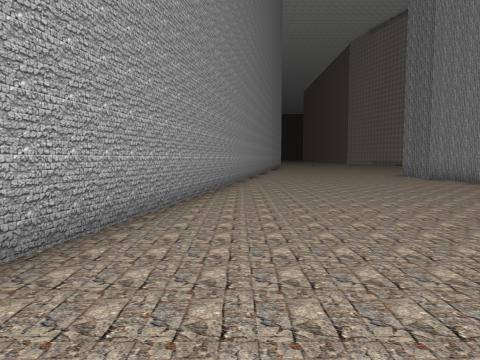
[1] (above)

23 first-person views from a walk through a 3-D level made in the Unity game engine. The camera is 1.5 m above the floor, tilts 4° down and sees 75° across. The floor is counted in squares, 2 m on a side. Each view is taken from the middle of a square. On the plan, view 1 faces up. The plan holds only what a view shows up to about 10 squares ahead; the rest is blank. The place goes on beyond the plan. Some surface patterns are stand-ins.

[2]
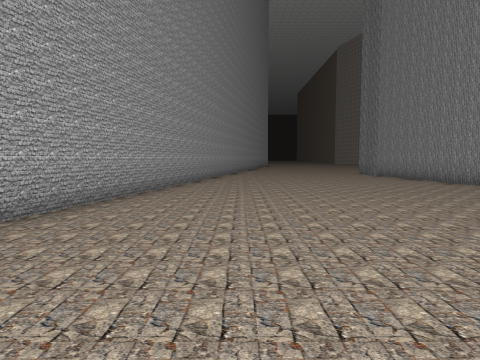

[3]
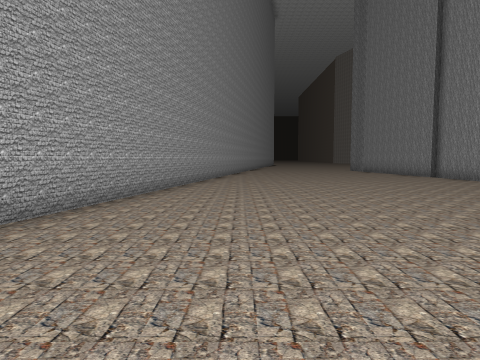

[4]
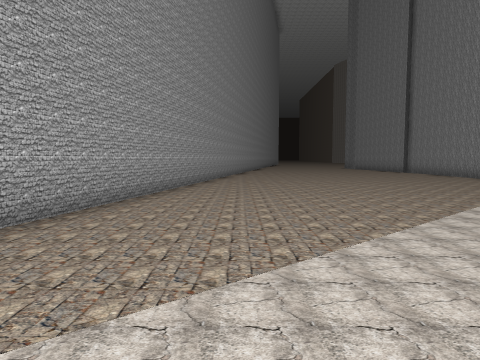

[5]
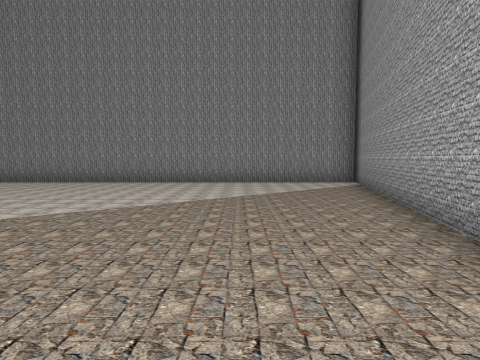

[6]
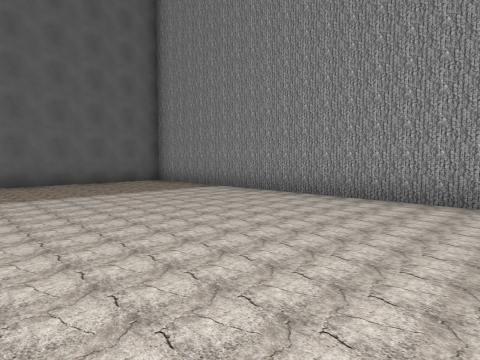

[7]
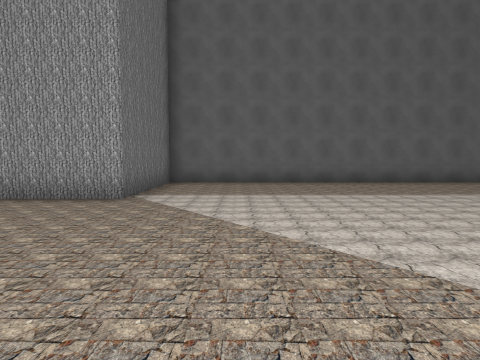

[8]
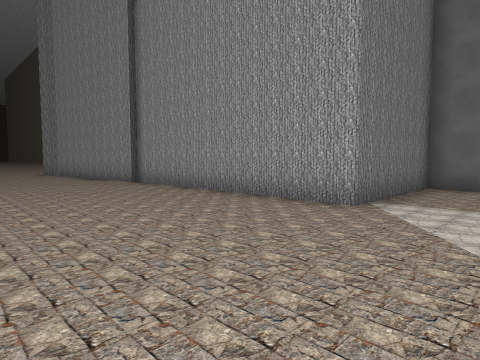

[9]
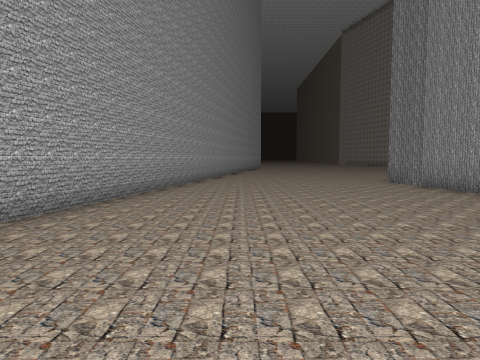

[10]
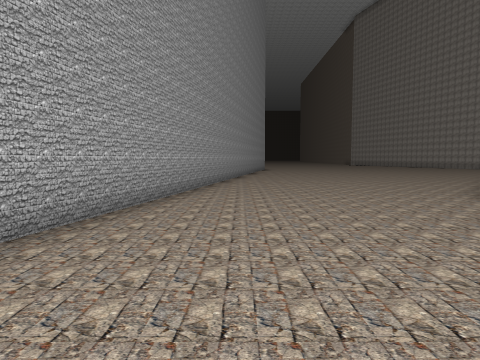

[11]
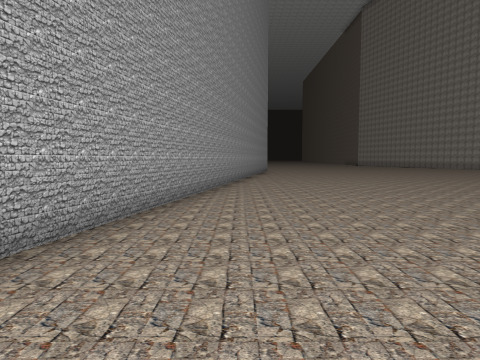

[12]
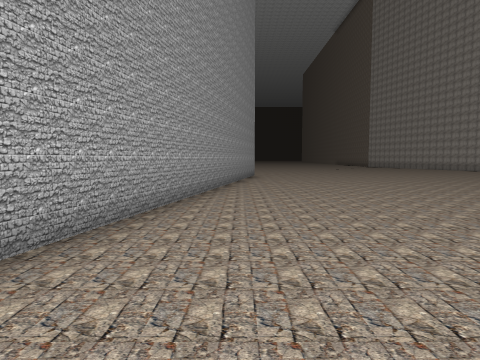

[13]
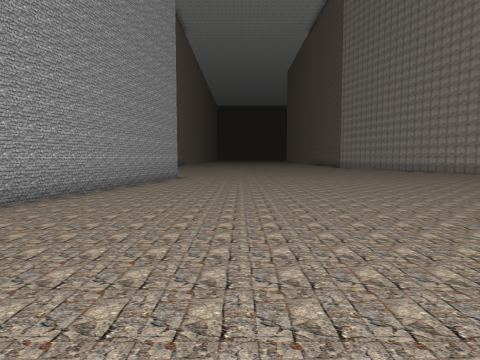

[14]
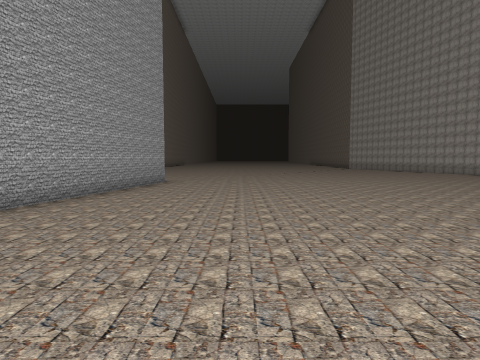

[15]
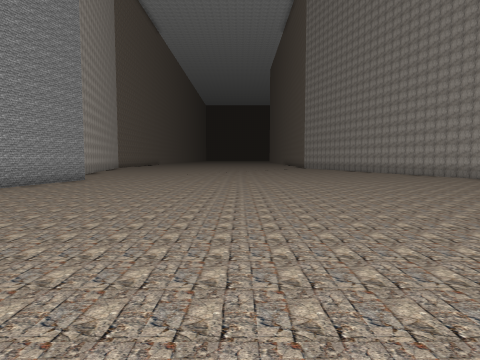

[16]
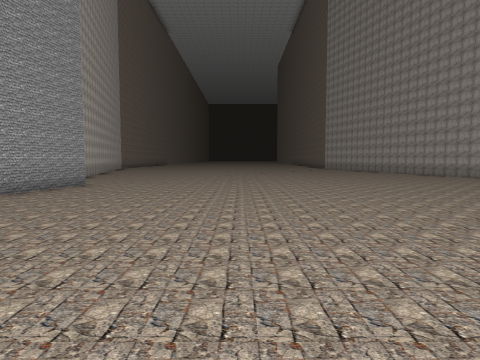

[17]
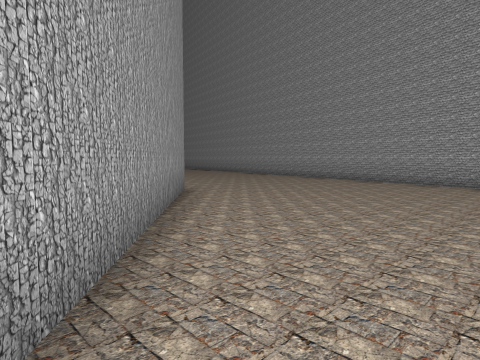

[18]
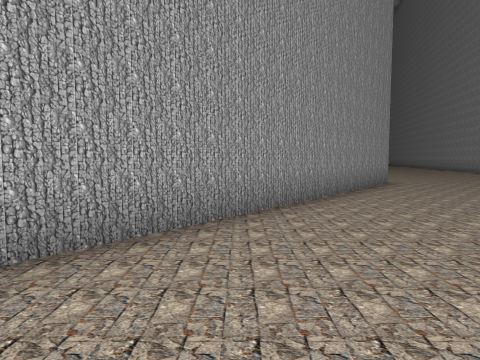

[19]
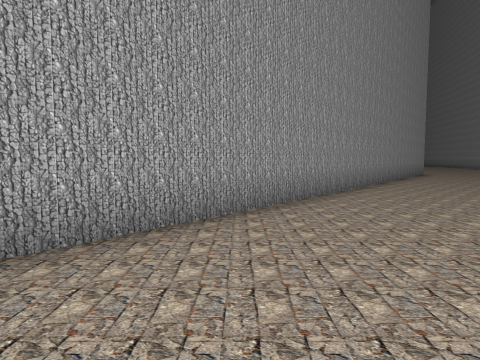

[20]
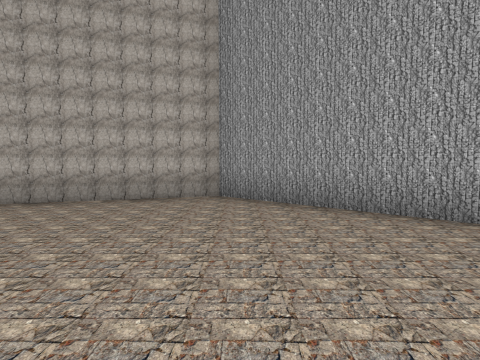

[21]
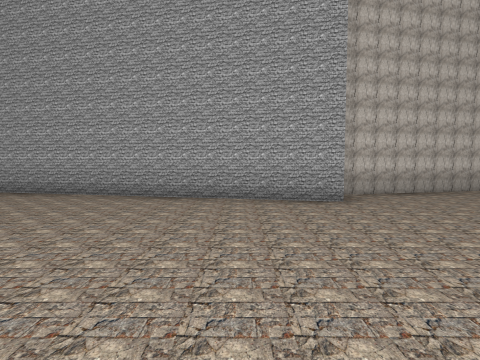

[22]
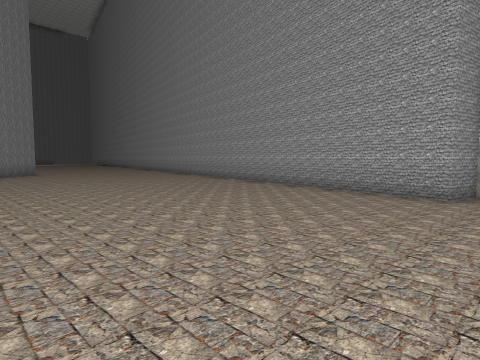

[23]
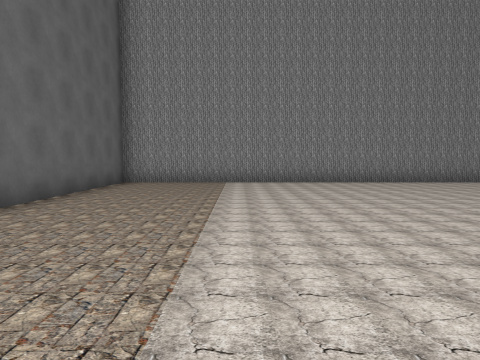

### Floor plan
Points are (right, up) in squares from view 1. A wall is a line through its corners. A room is listed if a view was taken in it or the views show most of it. See-through windows are left out.
Room 1 (views 1, 2, 3, 4, 5, 6, 7, 8, 9, 10, 11, 12, 13, 14, 15, 16, 17, 18, 19, 20, 21, 22, 23)
walls: (7.5, 6.3) (6.8, 11.3); (7.4, 12) (6.6, 12.7) (18.2, 26.4) (17.2, 29.6); (2.3, 29.6) (2.6, 28) (3.7, 27.8) (-4.7, -12); (-4.6, -11.7) (11.6, -11.7) (11.6, -0.8) (7.7, -0.8) (7.7, 6.4)

Where each view was taken, in squares from view 1:
view 1: 0 up, 0 right, facing up
view 2: 2 down, 1 right, facing up
view 3: 6 down, 0 right, facing up
view 4: 10 down, 1 left, facing up
view 5: 2 down, 1 left, facing down
view 6: 6 down, 2 right, facing down-right
view 7: 3 down, 2 right, facing right
view 8: 3 down, 3 right, facing up-right
view 9: 3 up, 2 right, facing up
view 10: 7 up, 2 right, facing up
view 11: 9 up, 2 right, facing up
view 12: 14 up, 3 right, facing up
view 13: 16 up, 6 right, facing up
view 14: 18 up, 6 right, facing up
view 15: 17 up, 9 right, facing up
view 16: 19 up, 8 right, facing up
view 17: 19 up, 11 right, facing down-left
view 18: 22 up, 11 right, facing down
view 19: 27 up, 15 right, facing down
view 20: 26 up, 12 right, facing right
view 21: 26 up, 9 right, facing left
view 22: 29 up, 10 right, facing down-left
view 23: 2 down, 8 right, facing down
